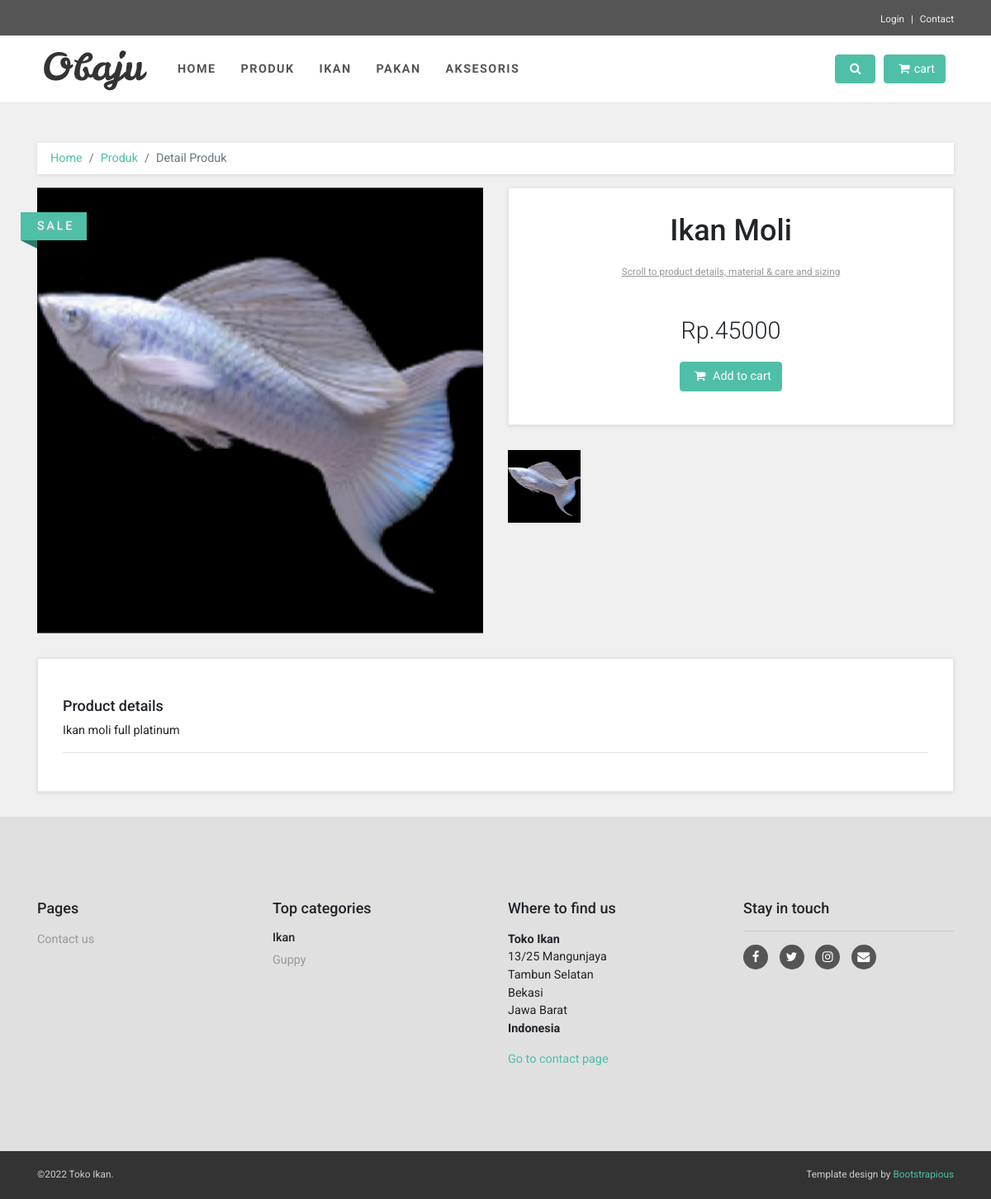
The app's page /produk/detail/14 with its own data.
### tables this page shows
CREATE TABLE `submenu` (
  `submenu_id` int(11) NOT NULL,
  `menu_id` int(1) NOT NULL,
  `judul` varchar(128) NOT NULL,
  `url` varchar(128) NOT NULL
);

CREATE TABLE `produk` (
  `produk_id` int(11) NOT NULL,
  `nama_produk` varchar(255) NOT NULL,
  `kategori` varchar(255) NOT NULL,
  `harga` int(13) NOT NULL,
  `deskripsi` text NOT NULL,
  `stok` int(255) NOT NULL,
  `image` varchar(255) NOT NULL
);

### application/controllers/Produk.php (called while the page is built, shortened)
<?php
class Produk extends CI_Controller
{
    public function __construct()
    {
        $this->load->model('Model_Produk');
        $this->load->model('Model_Kategori');
        $this->load->library('form_validation');
        $this->load->library('pagination');
    }
    public function detail($id)
    {
        $data['title'] = "Detail Produk";
        $this->mybreadcrumb->add('Home', base_url());
        $this->mybreadcrumb->add('Produk', base_url('produk'));
        $this->mybreadcrumb->add('Detail Produk', base_url('produk/detail'));
        $data['menu'] = $this->Model_Produk->select_menu();
        $data['breadcrumbs'] = $this->mybreadcrumb->render();
        $data['produk'] = $this->Model_Produk->select_where('produk_id', $id)->result();
        $this->load->view('templates/header', $data);
        $this->load->view('templates/breadcrumb', $data);
        $this->load->view('detail', $data);
        $this->load->view('templates/footer');
    }
}

### index.php (called while the page is built, shortened)
<?php
require_once BASEPATH.'core/CodeIgniter.php';

### application/models/Model_Produk.php (called while the page is built, shortened)
<?php
class Model_Produk extends CI_Model
{
    public function select_where($kondisi, $val)
    {
        $query = $this->db->get_where('produk', array($kondisi => $val));
        return $query;
    }
    function select_menu()
    {
        $this->db->where('menu_id', 2);
        $query = $this->db->get('submenu')->result_array();
        return $query;
    }
}

### application/views/detail.php (the view, shortened to what this page needs)
<div class="col-lg-12 order-1 order-lg-2">
    <div id="productMain" class="row">
        <div class="col-md-6">
            <div data-slider-id="1" class="owl-carousel shop-detail-carousel">
                <?php foreach ($produk as $result) : ?>
                    <div class="item"> <img src="<?= base_url(); ?>assets/img/<?= $result->image; ?>" alt="" class="img-fluid"></div>
                <?php endforeach; ?>
            </div>
            <div class="ribbon sale">
                <div class="theribbon">SALE</div>
            </div>
        </div>
        <div class="col-md-6">
            <div class="box">
                <h1 class="text-center"><?= $result->nama_produk; ?></h1>
                <p class="goToDescription"><a href="#details" class="scroll-to">Scroll to product details, material &amp; care and sizing</a></p>
                <p class="price">Rp.<?= $result->harga; ?></p>
                <p class="text-center buttons"><a href="<?= base_url(); ?>basket/addCart/<?= $result->produk_id; ?>" class="btn btn-primary"><i class="fa fa-shopping-cart"></i> Add to cart</a></p>
            </div>
            <div data-slider-id="1" class="owl-thumbs">
                <?php foreach ($produk as $result) : ?>
                    <button class="owl-thumb-item"><img src="<?= base_url(); ?>assets/img/<?= $result->image; ?>" alt="" class="img-fluid"></button>
                <?php endforeach; ?>
            </div>
        </div>
    </div>
    <div id="details" class="box">
        <h4>Product details</h4>
        <p><?= $result->deskripsi; ?></p>
        <hr>
    </div>
</div>
</div>
</div>
</div>
</div>

### application/views/templates/header.php (shortened to what this page needs)
<!DOCTYPE html>
<html>
<head>
    <link rel="stylesheet" href="<?= base_url(); ?>assets/vendor/bootstrap/css/bootstrap.min.css">
    <link rel="stylesheet" href="<?= base_url(); ?>assets/vendor/font-awesome/css/font-awesome.min.css">
    <link rel="stylesheet" href="<?= base_url(); ?>assets/vendor/owl.carousel/assets/owl.carousel.css">
    <link rel="stylesheet" href="<?= base_url(); ?>assets/vendor/owl.carousel/assets/owl.theme.default.css">
    <link rel="stylesheet" href="<?= base_url(); ?>assets/css/style.default.css" id="theme-stylesheet">
    <link rel="stylesheet" href="<?= base_url(); ?>assets/css/custom.css">
</head>
<body id="all">
    <header class="header mb-5">
        <div id="top">
            <div class="container">
                <div class="row">
                    <div class="col-lg-12 text-end text-lg-right">
                        <ul class="menu list-inline mb-0">
                            <li class="list-inline-item"><a href="#" data-toggle="modal" data-target="#login-modal">Login</a></li>
                            <li class="list-inline-item"><a href="<?= base_url('contact'); ?>">Contact</a></li>
                        </ul>
                    </div>
                </div>
            </div>
        </div>
        <nav class="navbar navbar-expand-lg">
            <div class="container"><a href="<?= base_url('home'); ?>" class="navbar-brand home"><img src="<?= base_url(); ?>assets/img/logo.png" alt="Obaju logo" class="d-none d-md-inline-block"></a>
                <div id="navigation" class="collapse navbar-collapse">
                    <ul class="navbar-nav mr-auto">
                        <?php foreach ($menu as $result) : ?>
                            <li class="nav-item"><a href="<?= base_url(); ?><?= $result['url']; ?>" class="nav-link"><?= $result['judul']; ?></a></li>
                        <?php endforeach; ?>
                </div>
                <div class="navbar-buttons d-flex justify-content-end">
                    <a data-toggle="collapse" href="#search" class="btn navbar-btn btn-primary d-none d-lg-inline-block"><i class="fa fa-search"></i></a>
                    <div id="basket-overview" class="navbar-collapse collapse d-none d-lg-block"><a href="<?= base_url('basket'); ?>" class="btn btn-primary navbar-btn"><i class="fa fa-shopping-cart"></i><span>cart</span></a></div>
                </div>
            </div>
        </nav>
    </header>

### assets/css/style.default.css (style rules this page uses)
body { overflow-x: hidden; background-color: #f0f0f0; }
a, button { -webkit-transition: all 0.3s; transition: all 0.3s; outline: none; }
a i.fa, button i.fa { margin: 0 5px; }
h1 { font-weight: 700; }
.btn-primary { color: #fff !important; }
#top { background: #555; padding: 10px 0; }
#top a { color: #fff; }
#top ul.menu { padding-top: 5px; margin: 0; font-size: 0.738rem; }
#top ul.menu > li { margin-right: 0; }
#top ul.menu > li a { color: #eee; }
#top ul.menu > li + li:before { content: "|\00a0"; padding: 0 5px; color: #f8f9fa; }
.navbar { border-bottom: 1px solid #e6e6e6; background-color: #fff; }
.navbar .navbar-nav > .nav-item > .nav-link { text-transform: uppercase; letter-spacing: 0.1em; font-weight: 700; padding: 30px 15px !important; color: #555; }
.navbar #basket-overview { padding: 0; }
.navbar .navbar-btn { color: #fff; margin-right: 10px; }
.breadcrumb { -webkit-box-shadow: 0 1px 5px rgba(0, 0, 0, 0.1); box-shadow: 0 1px 5px rgba(0, 0, 0, 0.1); background: #fff; border-radius: 0; padding: 0.5rem 1rem; }
.box { background: #fff; margin: 0 0 30px; border: solid 1px #e6e6e6; padding: 30px; -webkit-box-shadow: 0 1px 5px rgba(0, 0, 0, 0.1); box-shadow: 0 1px 5px rgba(0, 0, 0, 0.1); }
.ribbon { position: absolute; top: 50px; padding-left: 51px; z-index: 20; text-transform: uppercase; letter-spacing: 0.2em; }
.ribbon .theribbon { position: relative; width: 80px; padding: 6px 20px 6px 20px; margin: 30px 10px 10px -71px; color: #fff; background-color: #4fbfa8; text-shadow: 0px 1px 2px #bbb; }
.ribbon .theribbon:before, .ribbon .theribbon:after { content: ' '; position: absolute; width: 0; height: 0; }
.ribbon .theribbon:after { left: 0px; top: 100%; border-width: 5px 10px; border-style: solid; border-color: #2d7b6b #2d7b6b transparent transparent; }
.ribbon.sale { top: 0; }
#content #productMain { margin-bottom: 30px; }
#content #productMain .goToDescription { margin-top: 20px; font-size: 0.738rem; text-align: center; }
#content #productMain .goToDescription a { color: #999; text-decoration: underline; }
#content #productMain .price { font-size: 1.8rem; font-weight: 300; text-align: center; margin-top: 40px; }
#content #productMain .buttons { margin-bottom: 0; text-align: center; }
#content #productMain .buttons .btn { margin-bottom: 10px; }
.owl-thumbs button { display: inline-block; background: none; border: none; margin-right: 8px; margin-bottom: 10px; padding: 0; outline: none; cursor: pointer; opacity: .6; }
.owl-thumbs button.active { opacity: 1; }
.owl-thumbs button img { max-width: 88px; }
.navbar { padding: 0 1rem; }
.navbar-brand { display: inline-block; padding-top: 0.33125rem; padding-bottom: 0.33125rem; margin-right: 1rem; font-size: 1.125rem; }
.btn { font-weight: 400; border: 1px solid transparent; padding: 0.375rem 0.75rem; font-size: 0.9rem; line-height: 1.5; border-radius: 0.25rem; -webkit-transition: color 0.15s ease-in-out, background-color 0.15s ease-in-out, border-color 0.15s ease-in-out, -webkit-box-shadow 0.15s ease-in-out; transition: color 0.15s ease-in-out, background-color 0.15s ease-in-out, border-color 0.15s ease-in-out, -webkit-box-shadow 0.15s ease-in-out; transition: color 0.15s ease-in-out, background-color 0.15s ease-in-out, border-color 0.15s ease-in-out, box-shadow 0.15s ease-in-out; transition: color 0.15s ease-in-out, background-color 0.15s ease-in-out, border-color 0.15s ease-in-out, box-shadow 0.15s ease-in-out, -webkit-box-shadow 0.15s ease-in-out; }
.btn-primary { color: #212529; background-color: #4fbfa8; border-color: #4fbfa8; }
body { font-family: "Roboto", Helvetica, Arial, sans-serif; font-size: 0.9rem; font-weight: 400; line-height: 1.5; color: #212529; background-color: #f0f0f0; }
a { color: #4fbfa8; text-decoration: none; }
h1, h2, h3, h4, h5, h6, .h1, .h2, .h3, .h4, .h5, .h6 { margin-bottom: 0.5rem; font-family: inherit; font-weight: 500; line-height: 1.2; color: inherit; }
h1, .h1 { font-size: 2.25rem; }
h4, .h4 { font-size: 1.125rem; }
hr { border-top: 1px solid rgba(0, 0, 0, 0.1); }
.nav-link { padding: 0.5rem 1rem; }

### records on screen
submenu: judul "HOME"
submenu: judul "PRODUK"
submenu: judul "IKAN"
submenu: judul "PAKAN"
submenu: judul "AKSESORIS"
produk: image (picture), nama_produk "Ikan Moli", harga "45000", deskripsi "Ikan moli full platinum"

### other values on screen
$breadcrumbs "Home Produk Detail Produk"
